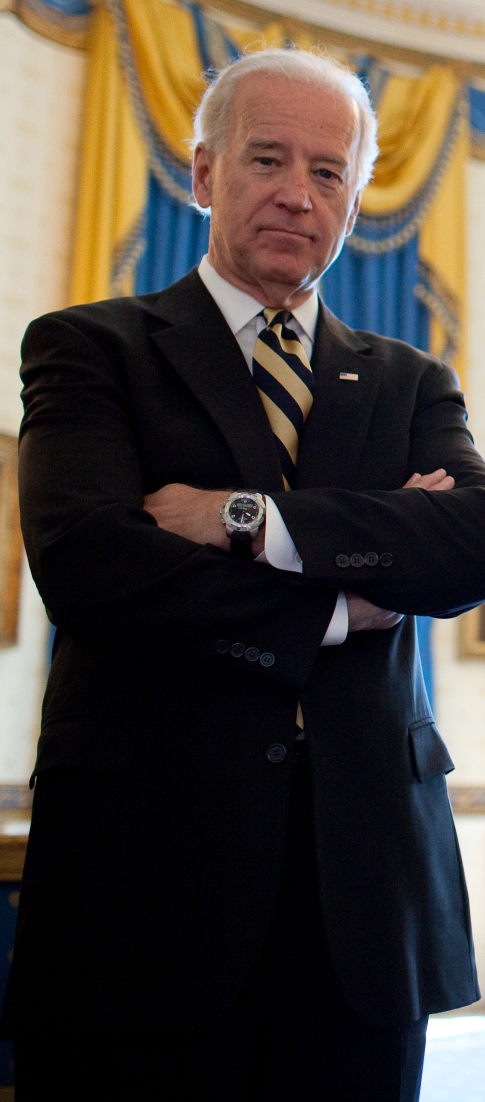
#> input picture Source Code/biden.jpg, 970 x 2204 px (shown at 1/2 size)
$ python crop.py --image biden.jpg
#> lines starting #> are read from the running program, lines starting #| are printed output that depends on the picture
import argparse
import imutils
import cv2

# fetching the arguments and save in dictionary
ap = argparse.ArgumentParser()
ap.add_argument("-i", "--image", required = True, help = "Enter path to the image")
args = vars(ap.parse_args())

# loading and converting the image into numpy array
image = cv2.imread(args["image"])
#> image is the input picture: shape (2204, 970, 3); mean B, G, R 55.5, 62.7, 70.7
cv2.imshow("Original", image)
cv2.waitKey(0)

# crop the image
# start y 15: end y 222 , start x 150: endx 400
cropped = image[15:222, 150:400]
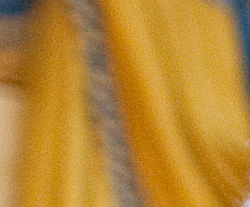
#> cropped: shape (207, 250, 3); mean B, G, R 52.2, 134, 181.7
cv2.imshow("Cropped", cropped)
cv2.waitKey(0)

$ run again, on Source Code/obama.jpg
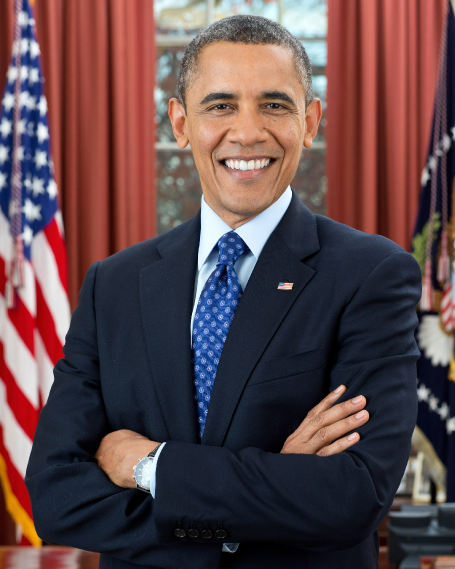
#> input picture Source Code/obama.jpg, 910 x 1137 px (shown at 1/2 size)
#> image is the input picture: shape (1137, 910, 3); mean B, G, R 74.6, 71.7, 95
#> `cropped = image[15:222, 150:400]`:
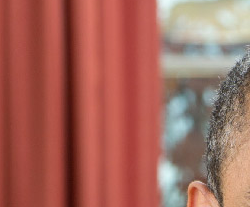
#> cropped: shape (207, 250, 3); mean B, G, R 92.1, 103.5, 164.9

$ run again, on Source Code/presidents.jpg
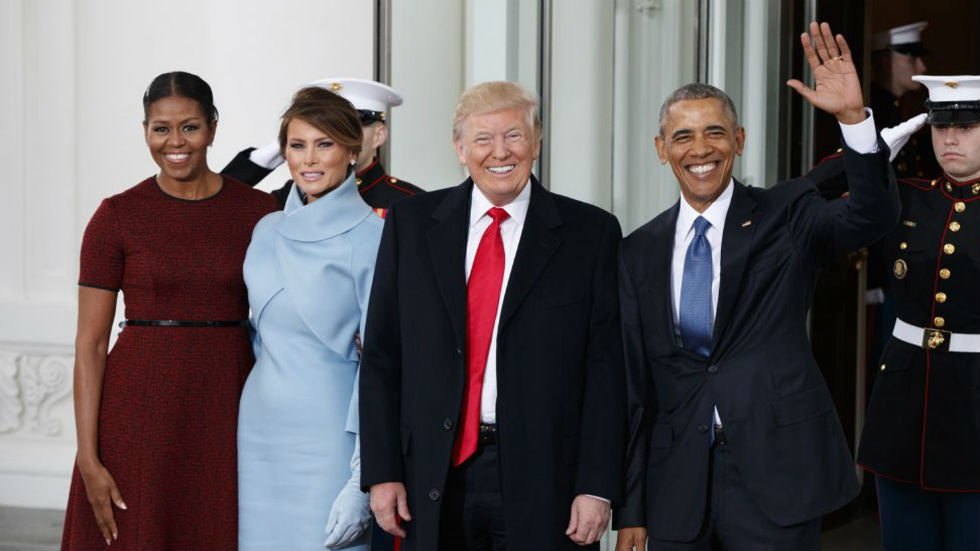
#> input picture Source Code/presidents.jpg, 980 x 551 px
#> image is the input picture: shape (551, 980, 3); mean B, G, R 93.3, 90.8, 96.3
#> `cropped = image[15:222, 150:400]`:
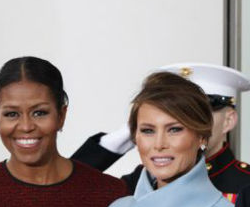
#> cropped: shape (207, 250, 3); mean B, G, R 143.2, 145.5, 156.6
